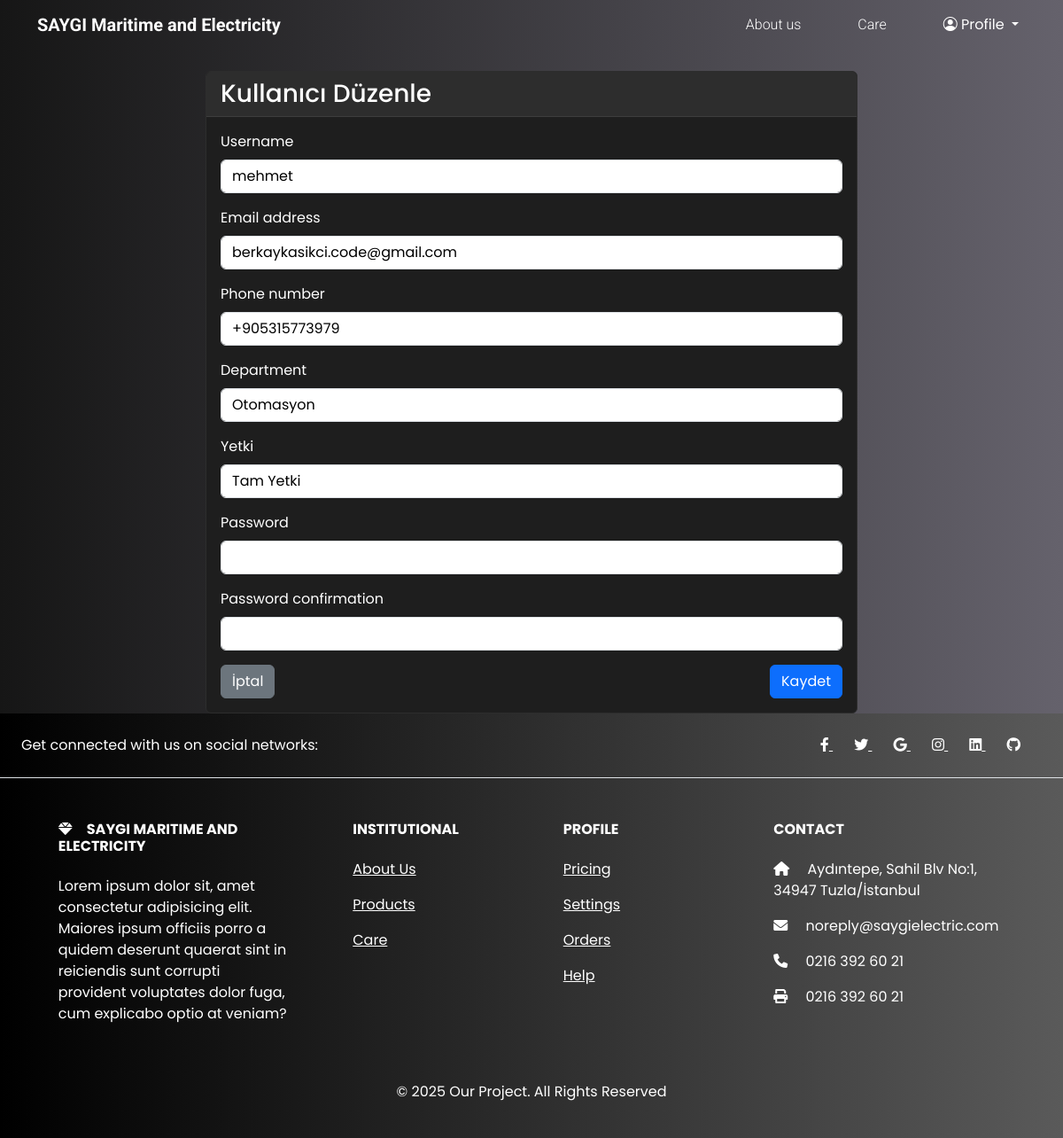
The page /users/2/edit/ (signed in) on the database as committed earlier.
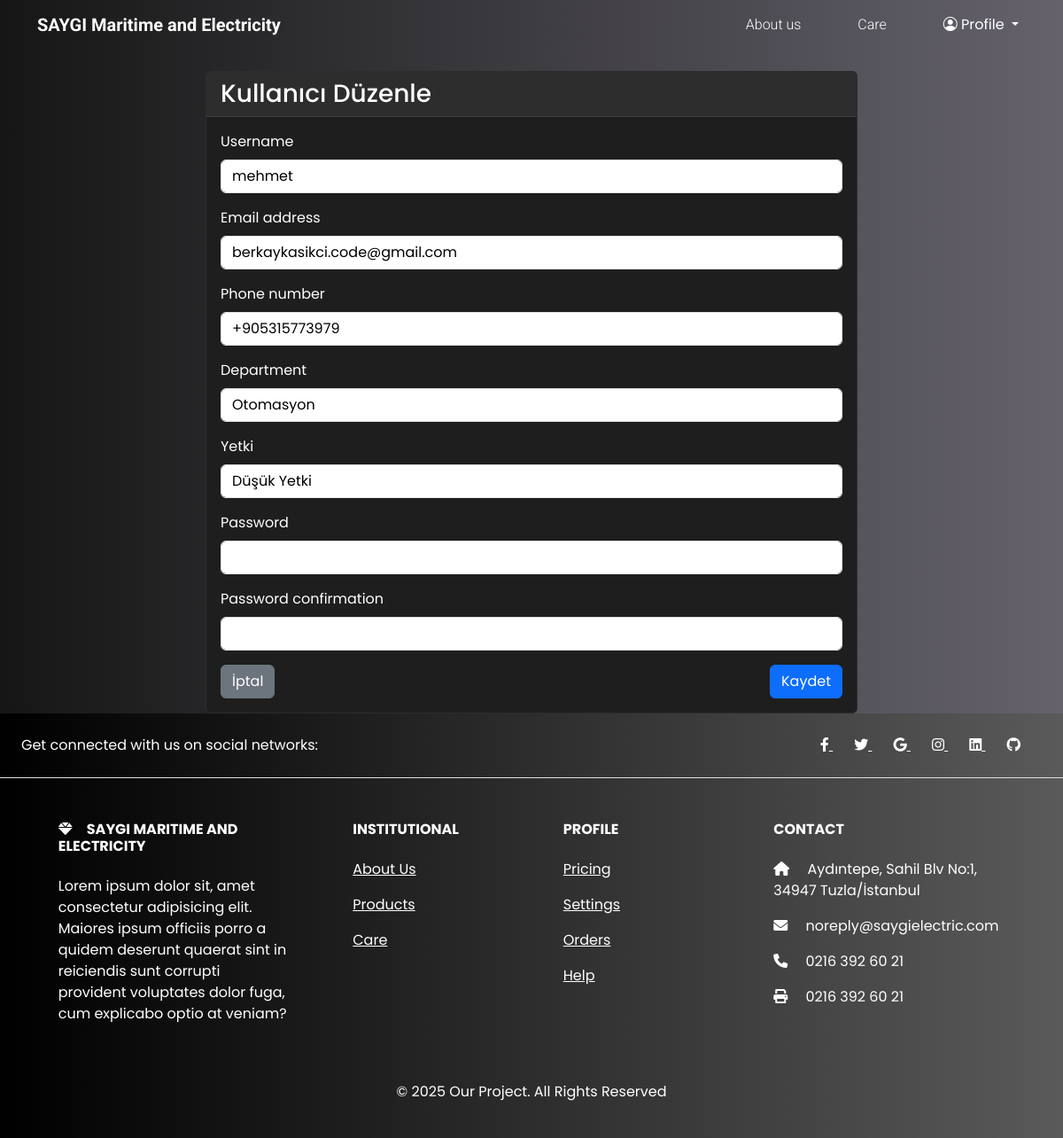
The same page on the database as committed later.
### jobs/models.py (models this page shows, shortened)
class CustomUser(AbstractUser):
    YETKI_CHOICES = [
        ("yetki1", "Tam Yetki"),
        ("yetki2", "Yüksek Yetki"),
        ("yetki3", "Orta Yetki"),
        ("yetki4", "Düşük Yetki"),
        ("yetki5", "Sınırlı Yetki"),
    ]
    phone_number = models.CharField(
        _("Telefon Numarası"), max_length=15, blank=True, null=True
    )
    department = models.ForeignKey(
        "Department",
        on_delete=models.SET_NULL,
        null=True,
        blank=True,
        verbose_name=_("Departman"),
    )
    yetki = models.CharField(
        _("Yetki Seviyesi"), max_length=10, choices=YETKI_CHOICES, default="yetki5"
    )

### jobs/views.py (the view)
# urls.py: path("users/<int:id>/edit/", user_edit, name="user_edit"),
@user_passes_test(is_superuser)
def user_edit(request, id):
    try:
        user = CustomUser.objects.get(id=id)
    except CustomUser.DoesNotExist:
        raise Http404("User not found.")
    if request.method == "POST":
        form = CustomUserCreationForm(request.POST, instance=user)
        if form.is_valid():
            form.save()
            messages.success(request, "Kullanıcı başarıyla güncellendi.")
            return redirect("user_list")
        else:
            messages.error(request, "Kullanıcı güncellenirken bir hata oluştu.")
    else:
        form = CustomUserCreationForm(instance=user)
    return render(request, "users/edit.html", {"form": form, "user": user})

### jobs/models.py (called while the page is built)
    def __str__(self):
        return self.name

### jobs/views.py (called while the page is built)
def is_superuser(user):
    return user.is_superuser

### jobs/templates/users/edit.html (shortened to what this page needs)
{% extends "base.html" %}
{% load i18n %}
{% load static %}
{% block content %}
<div class="container mt-4">
    <div class="row justify-content-center">
        <div class="col-md-8">
            <div class="card">
                <div class="card-header">
                    <h3 class="card-title mb-0">{% trans "Kullanıcı Düzenle" %}</h3>
                </div>
                <div class="card-body">
                    <form method="post">
                        {% for field in form %}
                        <div class="mb-3">
                            <label for="{{ field.id_for_label }}" class="form-label">{{ field.label }}</label>
                            {{ field }}
                        </div>
                        {% endfor %}
                        <div class="d-flex justify-content-between">
                            <a href="{% url 'user_list' %}" class="btn btn-secondary">{% trans "İptal" %}</a>
                            <button type="submit" class="btn btn-primary">{% trans "Kaydet" %}</button>
                        </div>
                    </form>
                </div>
            </div>
        </div>
    </div>
</div>
{% endblock content %}

Rows that differ between the two databases and show on the page:
changed CustomUser "mehmet": yetki "Tam Yetki" → "Düşük Yetki"
